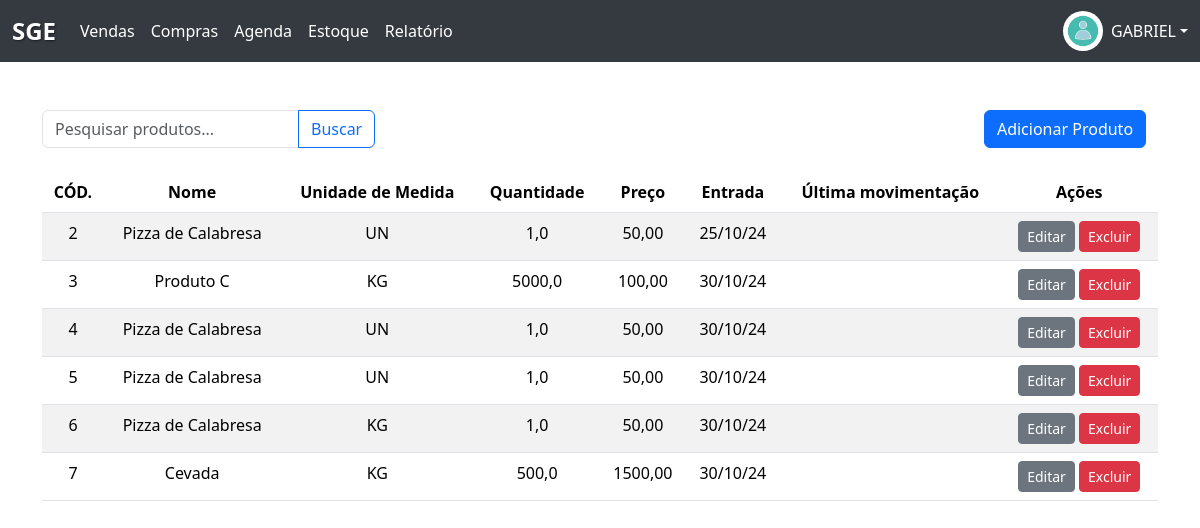
Before: /estoque/ (signed in) with the older database file.
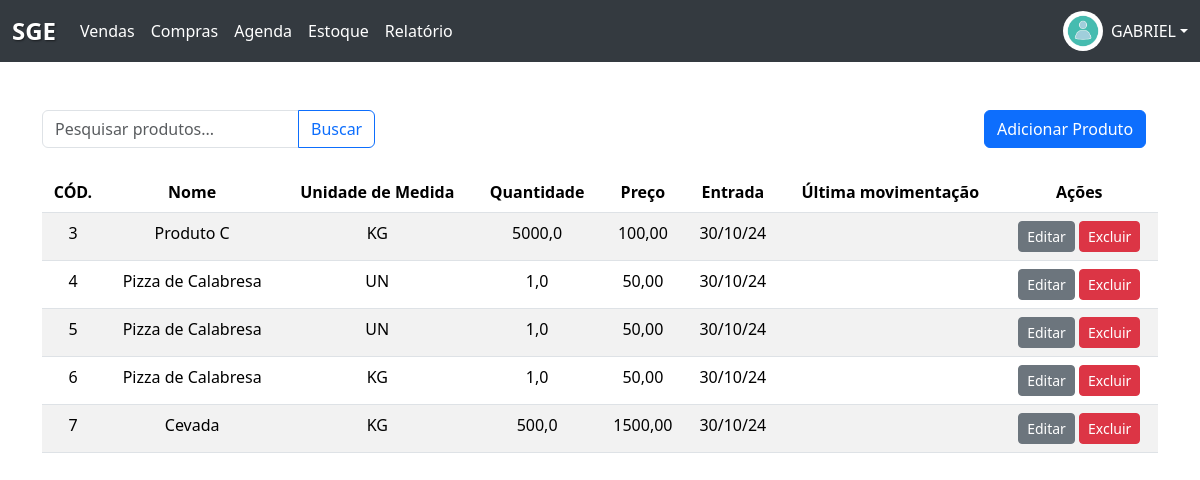
After: the same page with the newer database file.
### Produto/models.py (models this page shows, shortened)
class Produto(models.Model):
    UNIDADES_MEDIDA = [
        ('KG', 'Kilograma'),
        ('UN', 'Unidade'),
        ('LT', 'Litro'),
        ('CX', 'Caixa'),
        ('MT', 'Metro'),
    ]
    descricao = models.CharField(max_length=100)
    valor = models.DecimalField(max_digits=10, decimal_places=2)
    unidade_medida = models.CharField(
        max_length=5, choices=UNIDADES_MEDIDA, blank=False, null=False)
    quantidade = models.DecimalField(max_digits=10, decimal_places=1)
    estoque_id = models.ForeignKey(
        Estoque, on_delete=models.CASCADE, related_name='produtos')
    data_joined = models.DateField(
        max_length=timezone.now(), default=timezone.now())

### Estoque/views.py (the view)
# urls.py: path('estoque/', estoque_view, name='estoque'),
def estoque_view(request):
    form = None
    produtos = None
    if request.method == 'POST':
        form = cadastra_produto(request)
    else:
        produtos = busca_produtos(request)
    context = {'produtos': produtos}
    if form:
        context['form'] = form
    return render(request, 'estoque.html', context)

### Produto/views.py (called while the page is built)
def busca_produtos(request):
    if request.method == 'GET':
        colaborador = get_object_or_404(Colaborador, username=request.user)
        organizacao = colaborador.organizacao
        CriaProduto(organizacao=organizacao)
    query = request.GET.get('q', '')
    if query:
        produtos = Produto.objects.filter(
            descricao__icontains=query, estoque_id__organizacao=organizacao)
    else:
        produtos = Produto.objects.filter(estoque_id__organizacao=organizacao)
    return produtos

### Estoque/templates/estoque.html (shortened to what this page needs)
{% extends "base.html"%}
{% load static %}
{%block conteudo%}
<div class="container mt-5">
    <section class="d-flex justify-content-between align-items-center mb-4">
        <form method="GET" action="{% url 'estoque' %}">
            <div class="input-group">
                <input type="text" class="form-control" name="q" placeholder="Pesquisar produtos..."
                    value="{{ request.GET.q }}">
                <button class="btn btn-outline-primary" type="submit">Buscar</button>
            </div>
        </form>
        <div class="col-md-2 text-center">
            <a type="button" class="btn btn-primary" data-bs-toggle="modal" data-bs-target="#productModal">
                Adicionar Produto
            </a>
        </div>
    </section>
    <div class="table-responsive">
        <table class="table table-striped">
            <thead>
                <tr>
                    <th>CÓD.</th>
                    <th>Nome</th>
                    <th>Unidade de Medida</th>
                    <th>Quantidade</th>
                    <th>Preço</th>
                    <th>Entrada</th>
                    <th>Última movimentação</th>
                    <th>Ações</th>
                </tr>
            </thead>
            <tbody>
                {% for produto in produtos %}
                <tr id="{{ produto.id }}">
                    <td data-field="id">{{ produto.id }}</td>
                    <td class="editavel" data-field="descricao">{{ produto.descricao }}</td>
                    <td class="editavel" data-field="unidade_medida">{{ produto.unidade_medida }}</td>
                    <td class="editavel" data-field="quantidade">{{ produto.quantidade }}</td>
                    <td class="editavel" data-field="valor">{{ produto.valor }}</td>
                    <td>{{ produto.data_joined|date:"d/m/y" }}</td>
                    <td>{{ produto.data_saida }}</td>
                    <td>
                        <button type="button" class="btn btn-sm btn-secondary btn-editar">Editar</button>
                        <button type="button" class="btn btn-sm btn-danger btn-delete" data-bs-toggle="modal"
                            data-bs-target="#confirmDeleteModal" data-produto-id="{{ produto.id }}">
                            Excluir
                        </button>
                    </td>
                </tr>
                {% empty %}
                <tr>
                    <td colspan="8" class="text-center">Nenhum produto encontrado</td>
                </tr>
                {% endfor %}
            </tbody>
        </table>
    </div>
</div>
{%endblock%}

Changed rows visible on the page:
removed Produto: id "2", descricao "Pizza de Calabresa", unidade_medida "UN", quantidade "1,0", valor "50,00", data_joined "25/10/24"
